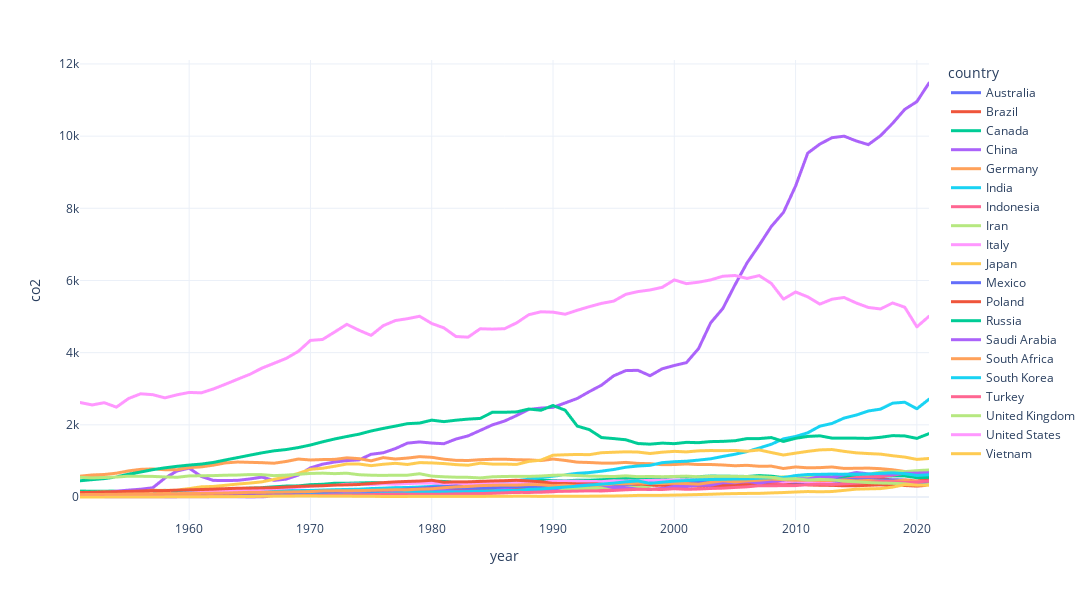

The notebook cell this image was saved under:
### Markdown cell above
## Annual emissions to 2021

### Code cell
fig = px.line(df0_Top20, x = 'year', y = 'co2', color = 'country', template='plotly_white', height=600, width=1200)
fig.update_traces(line={'width': 3})
